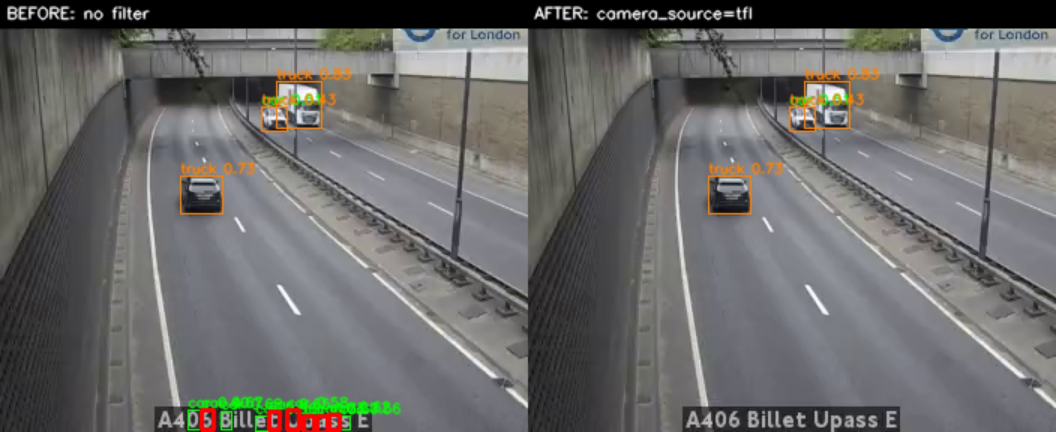
#> input picture thisraqib/server/tests/_inspect/a406_caption_filter_compare.jpg, 2112 x 864 px (shown at 1/2 size)
$ python -i lane.py   (imports and definitions only)
#> lines starting #> are read from the running program, lines starting #| are printed output that depends on the picture
"""
RAQIB - Lane & Drivable-Area Detector using YOLOPv2
----------------------------------------------------
Uses YOLOPv2 (Han et al., 2022) — a multi-task perception model trained on
BDD100K that produces three heads in a single forward pass:

    1. Object detection      (ignored here; we use YOLO11 for vehicles)
    2. Drivable-area mask    (binary segmentation of the driveable road)
    3. Lane-line mask        (binary segmentation of painted lane markings)

YOLOPv2 is distributed by its authors as a *traced* TorchScript checkpoint
(`yolopv2.pt`, ~38 MB), so it loads with ``torch.jit.load`` without having
to vendor any of their model-code. This keeps the server dependency set
to ``torch`` only for lane inference.

Using segmentation masks (rather than the row-anchor UFLD formulation used
previously) has two concrete advantages for RAQIB:

    * The **drivable-area mask is a natural ego-region proxy**. Lane
      violation simplifies to "is the vehicle's bottom-centre inside the
      drivable-area mask?" — no interpolation of per-anchor points, no
      left/right ego-boundary identification heuristic.
    * The **lane-line mask** remains painted-marking-aware, giving the
      client a faithful overlay without requiring a separate polyline
      reconstruction step.

Reference:
    Han, C. et al. (2022). YOLOPv2: Better, Faster, Stronger for Panoptic
    Driving Perception. arXiv:2208.11434.
    https://github.com/CAIC-AD/YOLOPv2
"""

from __future__ import annotations

import base64
import logging
import shutil
import subprocess
import urllib.request
from pathlib import Path

import cv2
import numpy as np
import torch
import torch.nn.functional as F

logger = logging.getLogger(__name__)

# ── Model download ────────────────────────────────────────────────────────────
# Official release asset from the YOLOPv2 authors.
_WEIGHTS_URL = (
    "https://github.com/CAIC-AD/YOLOPv2/releases/download/V0.0.1/yolopv2.pt"
)
MODEL_DIR = Path(__file__).parent.parent / "models"
MODEL_PATH = MODEL_DIR / "yolopv2.pt"

# ── Input geometry (per the YOLOPv2 demo.py) ─────────────────────────────────
# The traced model expects a letterboxed RGB tensor at 384 × 640 (H × W),
# normalised to [0, 1] in NCHW order.
INPUT_H, INPUT_W = 384, 640

# Thresholds applied to the sigmoid mask logits.
DRIVABLE_THRESHOLD = 0.5
LANE_THRESHOLD     = 0.5


# [75 lines left out: functions _download_weights, _letterbox, not called in this run]


# [244 lines that did not run here, left out]

>>> import cv2
>>> picture = cv2.imread('../tests/_inspect/a406_caption_filter_compare.jpg', cv2.IMREAD_GRAYSCALE)
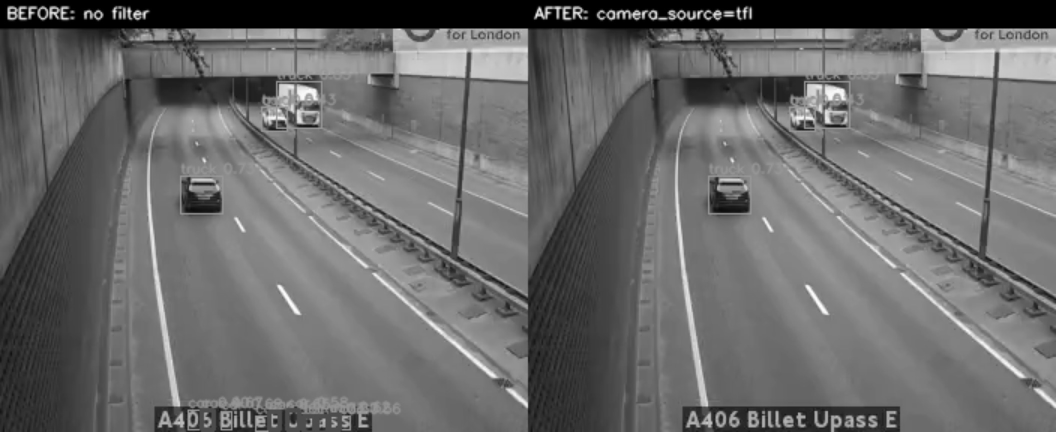
#> picture: shape (864, 2112) (shown at 1/2 size); min 0, max 255, mean 105.7
#> (the run stopped early here; a loop or call above may not have finished)

$ run again, on thisraqib/server/tests/_inspect/marble_arch_2sec_rule.jpg
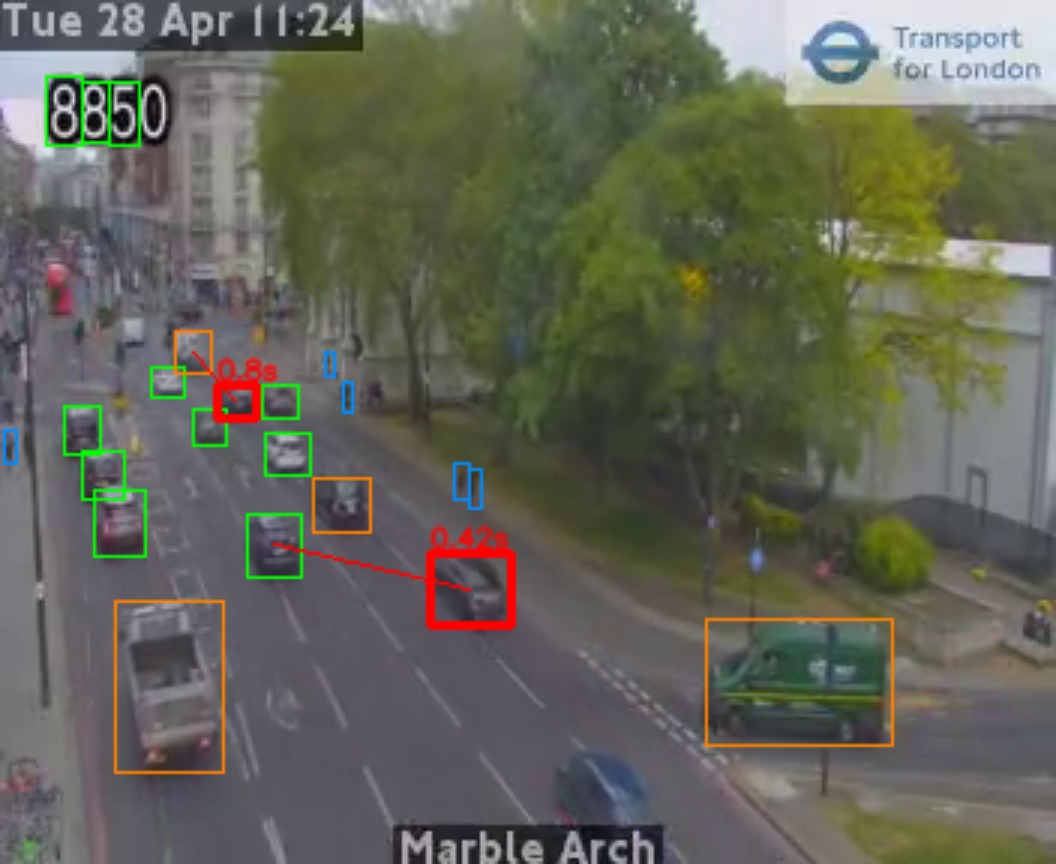
#> input picture thisraqib/server/tests/_inspect/marble_arch_2sec_rule.jpg, 1056 x 864 px
#> `picture = cv2.imread('../tests/_inspect/a406_caption_filter_compare.jp..`:
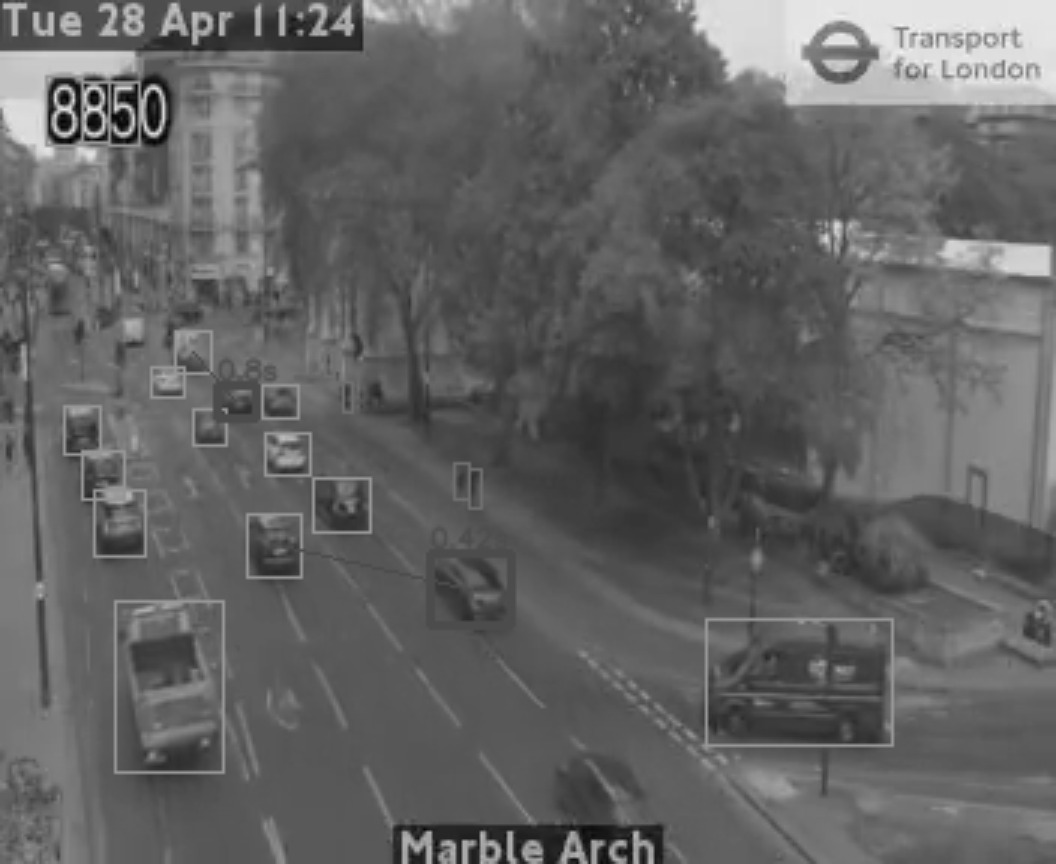
#> picture: shape (864, 1056); min 0, max 243, mean 99
